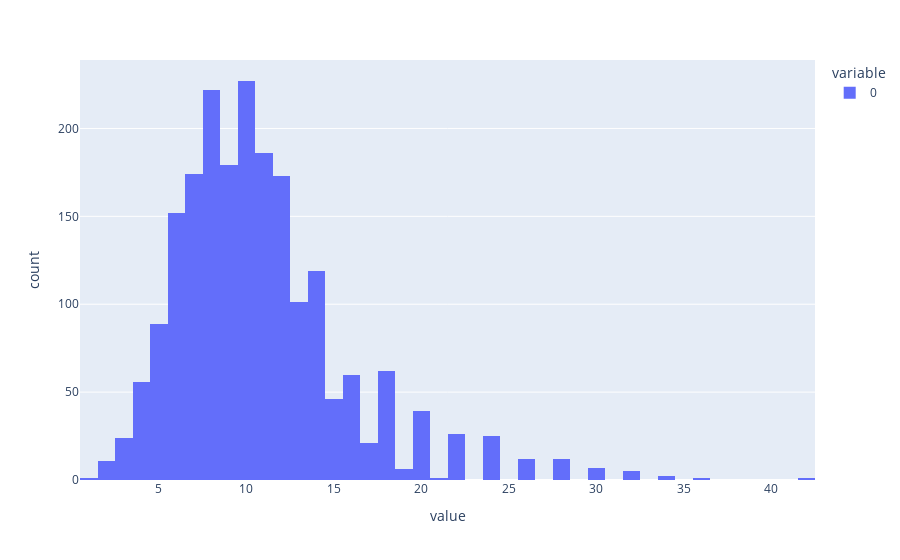

Notebook code cell kept with this figure:
### Code cell
import plotly.express as plt

plt.histogram(y)

### Figure 1 — Plotly figure (JSON) as saved in the notebook; plotly's stock layout.template omitted (floating-point values rounded to 4 significant figures; data arrays with more than 128 entries replaced by an {"elided": "..."} marker saying what was removed)
{"data": [{"bingroup": "x", "hovertemplate": "variable=0<br>value=%{x}<br>count=%{y}<extra></extra>", "legendgroup": "0", "marker": {"color": "#636efa", "pattern": {"shape": ""}}, "name": "0", "orientation": "v", "showlegend": true, "type": "histogram", "x": {"elided": "2040 int values"}, "xaxis": "x", "yaxis": "y"}], "layout": {"barmode": "relative", "legend": {"title": {"text": "variable"}, "tracegroupgap": 0}, "margin": {"t": 60}, "xaxis": {"anchor": "y", "domain": [0, 1], "title": {"text": "value"}}, "yaxis": {"anchor": "x", "domain": [0, 1], "title": {"text": "count"}}}}
